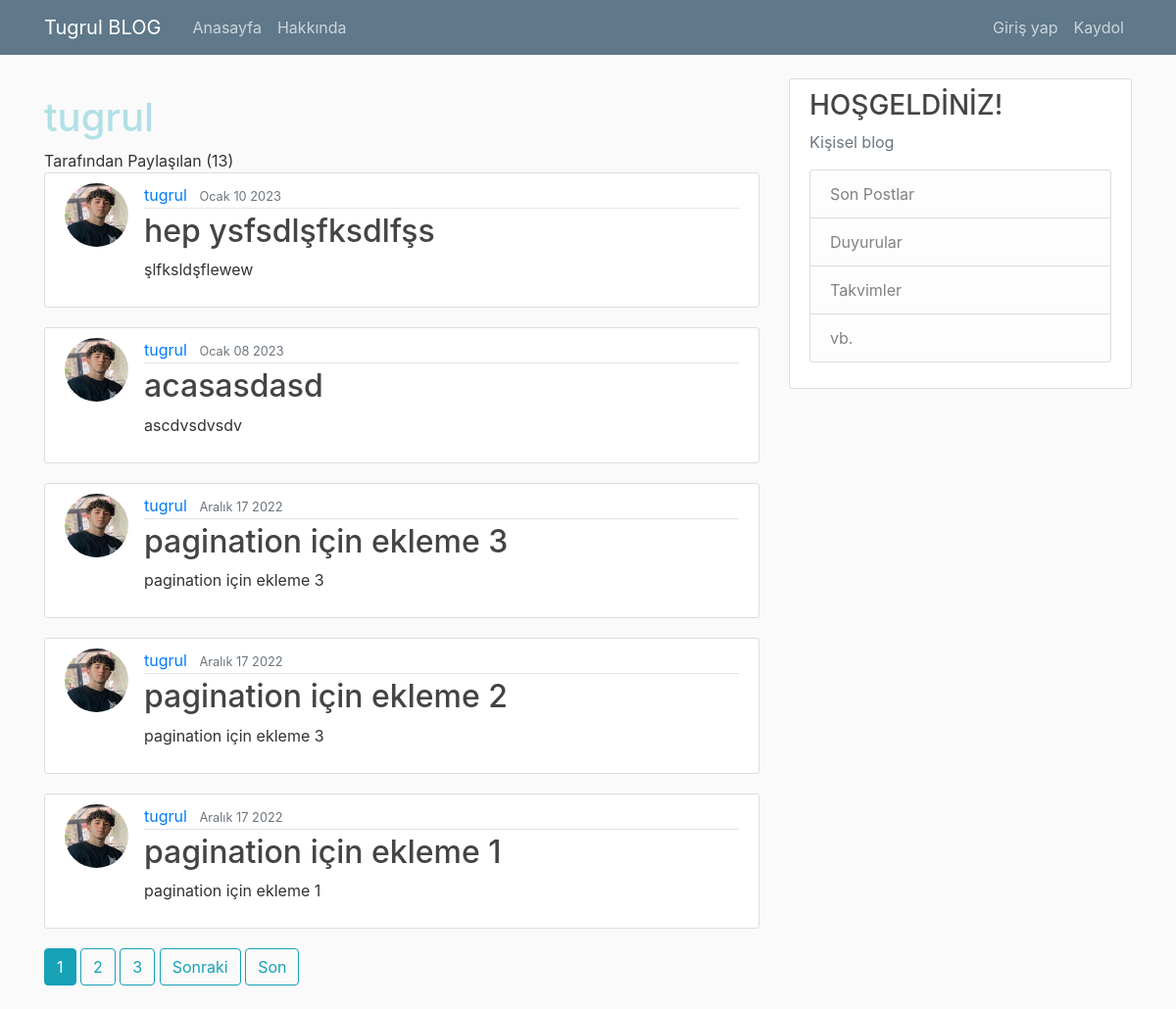
Before: /user/tugrul with the older database file.
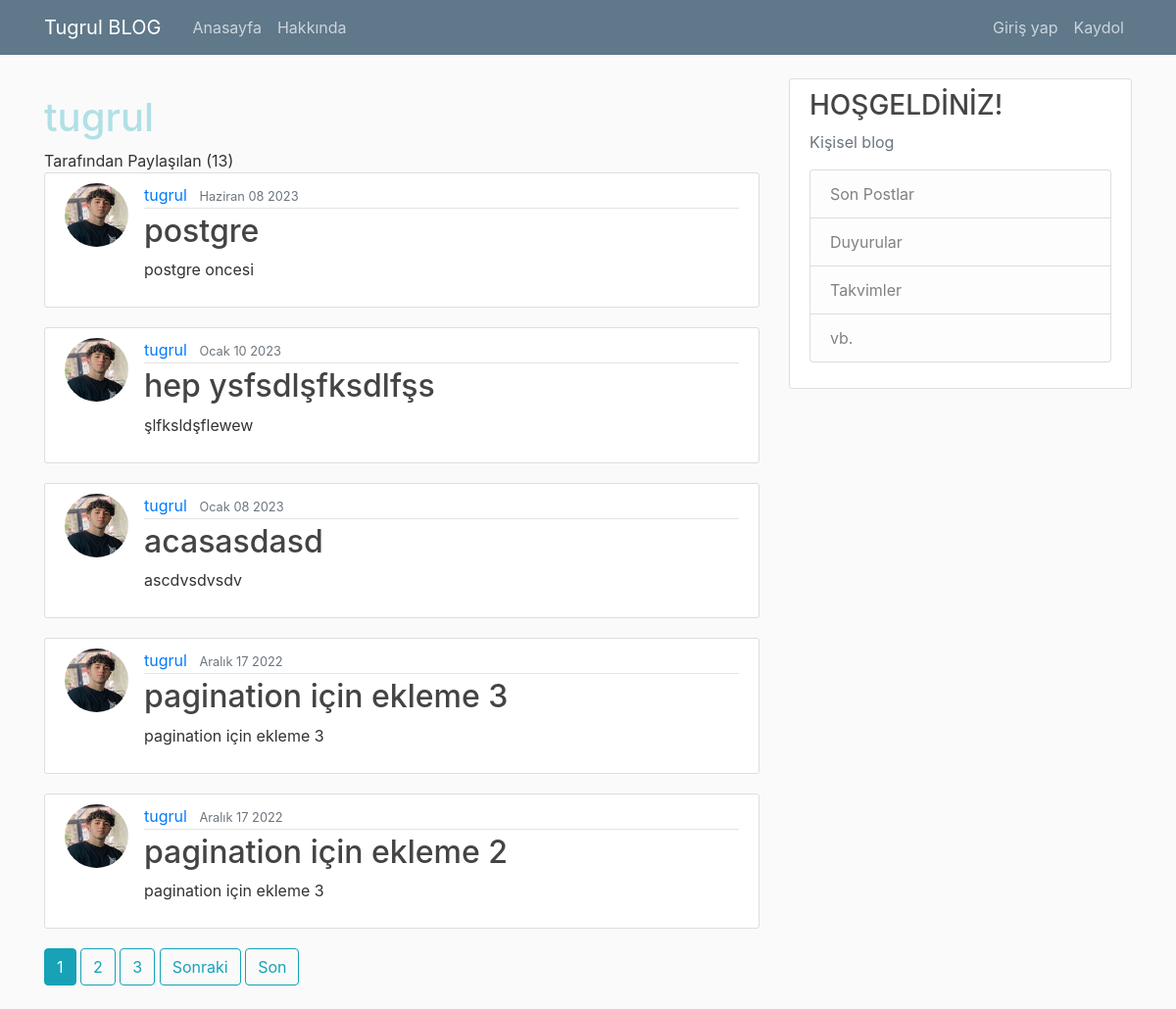
After: the same page with the newer database file.
### blog/models.py (models this page shows, shortened)
class Post(models.Model):
    title = models.CharField(max_length=100)
    content = models.TextField()
    date_posted = models.DateTimeField(default=timezone.now)
    author = models.ForeignKey(User, on_delete=models.CASCADE)

### users/models.py (models this page shows, shortened)
class Profile(models.Model):
    user = models.OneToOneField(User, on_delete=models.CASCADE, related_name='profile')
    image = models.ImageField(default='default.jpg', upload_to='profile_pics')

### blog/views.py (the view)
# urls.py: path('user/<str:username>', UserPostListView.as_view(), name='user-posts'),
class UserPostListView(ListView):
    model=Post
    template_name='blog/user_posts.html'
    context_object_name='posts'
    paginate_by=5#paginate_by yandaki değer kadar objeyi bir sayfaya sığdırır
    def get_queryset(self):
        user = get_object_or_404(User,username=self.kwargs.get('username'))#eğer link barına var olmayan user id girilip postlar görüntülenmeye çalışılırsa 404 hatası versin
        return Post.objects.filter(author=user).order_by('-date_posted')#eğer link barına var olan user id girilirse paylaştığı postları göstersin

### blog/templates/blog/user_posts.html (shortened to what this page needs)
{% extends "blog/base.html" %}
{% block content %}
	<h1 class="mb-3"><h1 style="color:powderblue;">{{ view.kwargs.username }}</h1>  Tarafından Paylaşılan ({{ page_obj.paginator.count }}) </h1>
	{% for post in posts %}
	<article class="media content-section">
		<img class ="rounded-circle article-img"src="{{ post.author.profile.image.url }}">
	  <div class="media-body">
	    <div class="article-metadata">
	      <a class="mr-2" href="{% url 'user-posts' post.author.username %}">{{ post.author }}</a>
	      <small class="text-muted">{{ post.date_posted | date:"F d Y" }}</small>
	    </div>
	    <h2><a class="article-title" href="{% url 'post-detail' post.id %}">{{ post.title }}</a></h2>
	    <p class="article-content">{{ post.content }}</p>
	  </div>
	</article>
	{% endfor %}
	{% if is_paginated %}
		{% for num in page_obj.paginator.page_range %}
			{% if page_obj.number == num %}
				<a class ="btn btn-info mb-4"href="?page={{ num }}">{{num}}</a>
				{% elif num > page_obj.number|add:'-3' and num < page_obj.number|add:'3' %}
				<a class ="btn btn-outline-info mb-4"href="?page={{ num }}">{{num}}</a>
			{% endif %}
		{% endfor %}
		{% if page_obj.has_next %}
			<a class ="btn btn-outline-info mb-4"href="?page={{page_obj.next_page_number}}">Sonraki</a>
			<a class ="btn btn-outline-info mb-4"href="?page={{ page_obj.paginator.num_pages }}">Son</a>
		{% endif %}
	{% endif %}
{% endblock content %}

### blog/templates/blog/base.html (shortened to what this page needs)
{% load static %}
<!DOCTYPE html>
<html>
<head>
    <link rel="stylesheet" href="https://maxcdn.bootstrapcdn.com/bootstrap/4.0.0/css/bootstrap.min.css">
    <link rel="stylesheet" type="text/css" href="{% static 'blog/main.css' %}">
</head>
<body>
    <header class="site-header">
      <nav class="navbar navbar-expand-md navbar-dark bg-steel fixed-top">
        <div class="container">
          <a class="navbar-brand mr-4" href="{% url 'blog-home' %}">Tugrul BLOG</a>
          <div class="collapse navbar-collapse" id="navbarToggle">
            <div class="navbar-nav mr-auto">
              <a class="nav-item nav-link" href="{% url 'blog-home' %}">Anasayfa</a>
              <a class="nav-item nav-link" href="{% url 'blog-about' %}">Hakkında</a>
            </div>
            <div class="navbar-nav">
              {% if user.is_authenticated %}
                <a class="nav-item nav-link" href="{% url 'post-create' %}">Yeni Gönderi</a>
                <a class="nav-item nav-link" href="{% url 'profile' %}">Profil</a>
                <a class="nav-item nav-link" href="{% url 'logout' %}">Çıkış yap</a>
              {% else %}
                <a class="nav-item nav-link" href="{% url 'login' %}">Giriş yap</a>
                <a class="nav-item nav-link" href="{% url 'register' %}">Kaydol</a>
              {% endif %}
            </div>
          </div>
        </div>
      </nav>
    </header>
    <main role="main" class="container">
      <div class="row">
        <div class="col-md-8">
          {% block content %}{% endblock %}
        </div>
        <div class="col-md-4">
          <div class="content-section">
            <h3>HOŞGELDİNİZ!</h3>
            <p class='text-muted'>Kişisel blog
              <ul class="list-group">
                <li class="list-group-item list-group-item-light">Son Postlar</li>
                <li class="list-group-item list-group-item-light">Duyurular</li>
                <li class="list-group-item list-group-item-light">Takvimler</li>
                <li class="list-group-item list-group-item-light">vb.</li>
              </ul>
            </p>
          </div>
        </div>
      </div>
    </main>
</body>
</html>

### blog/static/blog/main.css (style rules this page uses)
body { background: #fafafa; color: #333333; margin-top: 5rem; }
h1, h2, h3, h4, h5, h6 { color: #444444; }
ul { margin: 0; }
.bg-steel { background-color: #5f788a; }
.site-header .navbar-nav .nav-link { color: #cbd5db; }
.content-section { background: #ffffff; padding: 10px 20px; border: 1px solid #dddddd; border-radius: 3px; margin-bottom: 20px; }
.article-title { color: #444444; }
.article-content { white-space: pre-line; }
.article-img { height: 65px; width: 65px; margin-right: 16px; }
.article-metadata { padding-bottom: 1px; margin-bottom: 4px; border-bottom: 1px solid #e3e3e3 }

Changed rows visible on the page:
removed Post: author.profile.image (picture), author "tugrul", date_posted "Aralık 17 2022", title "pagination için ekleme 1", content "pagination için ekleme 1"
added Post: author.profile.image (picture), author "tugrul", date_posted "Haziran 08 2023", title "postgre", content "postgre oncesi"
